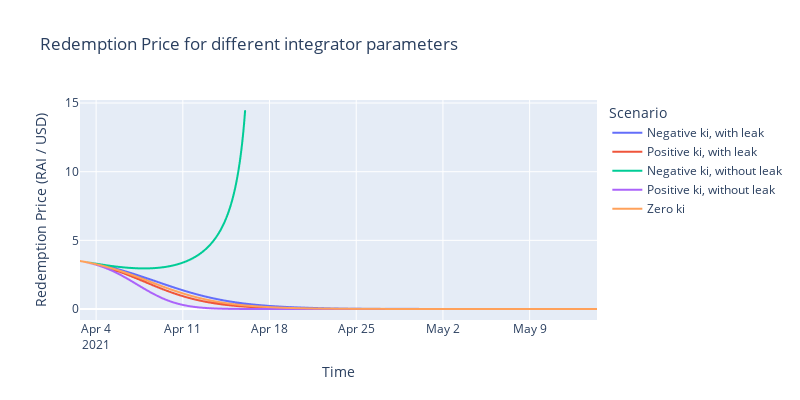

Write notebook code for a chart like this one.
### Code cell
fig = px.line(fig_df,
              x='timestamp',
              y='target',
              color='Scenario',              width=800,
              height=400,

              title='Redemption Price for different integrator parameters',
              labels={'target': 'Redemption Price (RAI / USD)',
                      'timestamp': 'Time'})

fig.show()

### Figure 1 — Plotly figure (JSON) as saved in the notebook; plotly's stock layout.template omitted (floating-point values rounded to 4 significant figures; data arrays with more than 128 entries replaced by an {"elided": "..."} marker saying what was removed)
{"data": [{"hovertemplate": "Scenario=Negative ki, with leak<br>Time=%{x}<br>Redemption Price (RAI / USD)=%{y}<extra></extra>", "legendgroup": "Negative ki, with leak", "line": {"color": "#636efa", "dash": "solid"}, "mode": "lines", "name": "Negative ki, with leak", "showlegend": true, "type": "scattergl", "x": {"elided": "1000 str values"}, "xaxis": "x", "y": {"elided": "1000 float values"}, "yaxis": "y"}, {"hovertemplate": "Scenario=Positive ki, with leak<br>Time=%{x}<br>Redemption Price (RAI / USD)=%{y}<extra></extra>", "legendgroup": "Positive ki, with leak", "line": {"color": "#EF553B", "dash": "solid"}, "mode": "lines", "name": "Positive ki, with leak", "showlegend": true, "type": "scattergl", "x": {"elided": "1000 str values"}, "xaxis": "x", "y": {"elided": "1000 float values"}, "yaxis": "y"}, {"hovertemplate": "Scenario=Negative ki, without leak<br>Time=%{x}<br>Redemption Price (RAI / USD)=%{y}<extra></extra>", "legendgroup": "Negative ki, without leak", "line": {"color": "#00cc96", "dash": "solid"}, "mode": "lines", "name": "Negative ki, without leak", "showlegend": true, "type": "scattergl", "x": {"elided": "320 str values"}, "xaxis": "x", "y": {"elided": "320 float values"}, "yaxis": "y"}, {"hovertemplate": "Scenario=Positive ki, without leak<br>Time=%{x}<br>Redemption Price (RAI / USD)=%{y}<extra></extra>", "legendgroup": "Positive ki, without leak", "line": {"color": "#ab63fa", "dash": "solid"}, "mode": "lines", "name": "Positive ki, without leak", "showlegend": true, "type": "scattergl", "x": {"elided": "1000 str values"}, "xaxis": "x", "y": {"elided": "1000 float values"}, "yaxis": "y"}, {"hovertemplate": "Scenario=Zero ki<br>Time=%{x}<br>Redemption Price (RAI / USD)=%{y}<extra></extra>", "legendgroup": "Zero ki", "line": {"color": "#FFA15A", "dash": "solid"}, "mode": "lines", "name": "Zero ki", "showlegend": true, "type": "scattergl", "x": {"elided": "1000 str values"}, "xaxis": "x", "y": {"elided": "1000 float values"}, "yaxis": "y"}], "layout": {"height": 400, "legend": {"title": {"text": "Scenario"}, "tracegroupgap": 0}, "title": {"text": "Redemption Price for different integrator parameters"}, "width": 800, "xaxis": {"anchor": "y", "domain": [0, 1], "title": {"text": "Time"}}, "yaxis": {"anchor": "x", "domain": [0, 1], "title": {"text": "Redemption Price (RAI / USD)"}}}}
